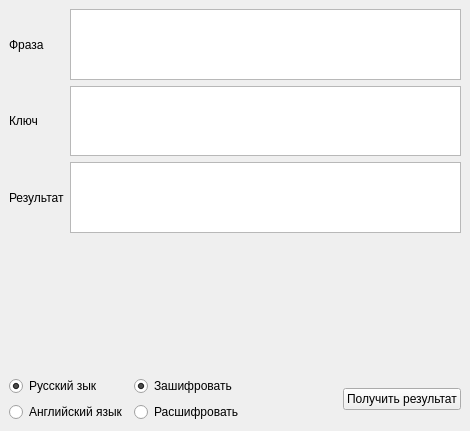
<?xml version="1.0" encoding="UTF-8"?>
<ui version="4.0">
 <class>MainWindow</class>
 <widget class="QMainWindow" name="MainWindow">
  <property name="geometry">
   <rect>
    <x>0</x>
    <y>0</y>
    <width>470</width>
    <height>431</height>
   </rect>
  </property>
  <property name="windowTitle">
   <string>Шифр Виженера</string>
  </property>
  <widget class="QWidget" name="centralwidget">
   <layout class="QHBoxLayout" name="horizontalLayout_3">
    <item>
     <layout class="QVBoxLayout" name="verticalLayout_2">
      <item>
       <layout class="QGridLayout" name="gridLayout">
        <item row="1" column="1">
         <widget class="QTextEdit" name="textEdit_key"/>
        </item>
        <item row="0" column="1">
         <widget class="QTextEdit" name="textEdit_phrase"/>
        </item>
        <item row="0" column="0">
         <widget class="QLabel" name="label_phrase">
          <property name="text">
           <string>Фраза</string>
          </property>
         </widget>
        </item>
        <item row="1" column="0">
         <widget class="QLabel" name="label_key">
          <property name="text">
           <string>Ключ</string>
          </property>
         </widget>
        </item>
        <item row="2" column="0">
         <widget class="QLabel" name="label_res">
          <property name="text">
           <string>Результат</string>
          </property>
         </widget>
        </item>
        <item row="2" column="1">
         <widget class="QTextBrowser" name="textBrowser_res"/>
        </item>
       </layout>
      </item>
      <item>
       <spacer name="verticalSpacer">
        <property name="orientation">
         <enum>Qt::Vertical</enum>
        </property>
        <property name="sizeHint" stdset="0">
         <size>
          <width>20</width>
          <height>500</height>
         </size>
        </property>
       </spacer>
      </item>
      <item>
       <layout class="QHBoxLayout" name="horizontalLayout_2">
        <item>
         <layout class="QGridLayout" name="gridLayout_3">
          <item row="0" column="0">
           <widget class="QRadioButton" name="radioButton_RUS">
            <property name="text">
             <string>Русский зык</string>
            </property>
            <property name="checked">
             <bool>true</bool>
            </property>
            <attribute name="buttonGroup">
             <string notr="true">buttonGroup_language</string>
            </attribute>
           </widget>
          </item>
          <item row="0" column="1">
           <widget class="QRadioButton" name="radioButton_ENC">
            <property name="text">
             <string>Зашифровать</string>
            </property>
            <property name="checked">
             <bool>true</bool>
            </property>
            <attribute name="buttonGroup">
             <string notr="true">buttonGroup_crypt</string>
            </attribute>
           </widget>
          </item>
          <item row="1" column="0">
           <widget class="QRadioButton" name="radioButton_ENG">
            <property name="text">
             <string>Английский язык</string>
            </property>
            <attribute name="buttonGroup">
             <string notr="true">buttonGroup_language</string>
            </attribute>
           </widget>
          </item>
          <item row="1" column="1">
           <widget class="QRadioButton" name="radioButton_DCR">
            <property name="text">
             <string>Расшифровать</string>
            </property>
            <attribute name="buttonGroup">
             <string notr="true">buttonGroup_crypt</string>
            </attribute>
           </widget>
          </item>
         </layout>
        </item>
        <item>
         <spacer name="horizontalSpacer">
          <property name="orientation">
           <enum>Qt::Horizontal</enum>
          </property>
          <property name="sizeHint" stdset="0">
           <size>
            <width>40</width>
            <height>20</height>
           </size>
          </property>
         </spacer>
        </item>
        <item>
         <widget class="QPushButton" name="pushButton_get_res">
          <property name="text">
           <string>Получить результат</string>
          </property>
         </widget>
        </item>
       </layout>
      </item>
     </layout>
    </item>
   </layout>
  </widget>
 </widget>
 <resources/>
 <connections/>
 <buttongroups>
  <buttongroup name="buttonGroup_crypt"/>
  <buttongroup name="buttonGroup_language"/>
 </buttongroups>
</ui>
